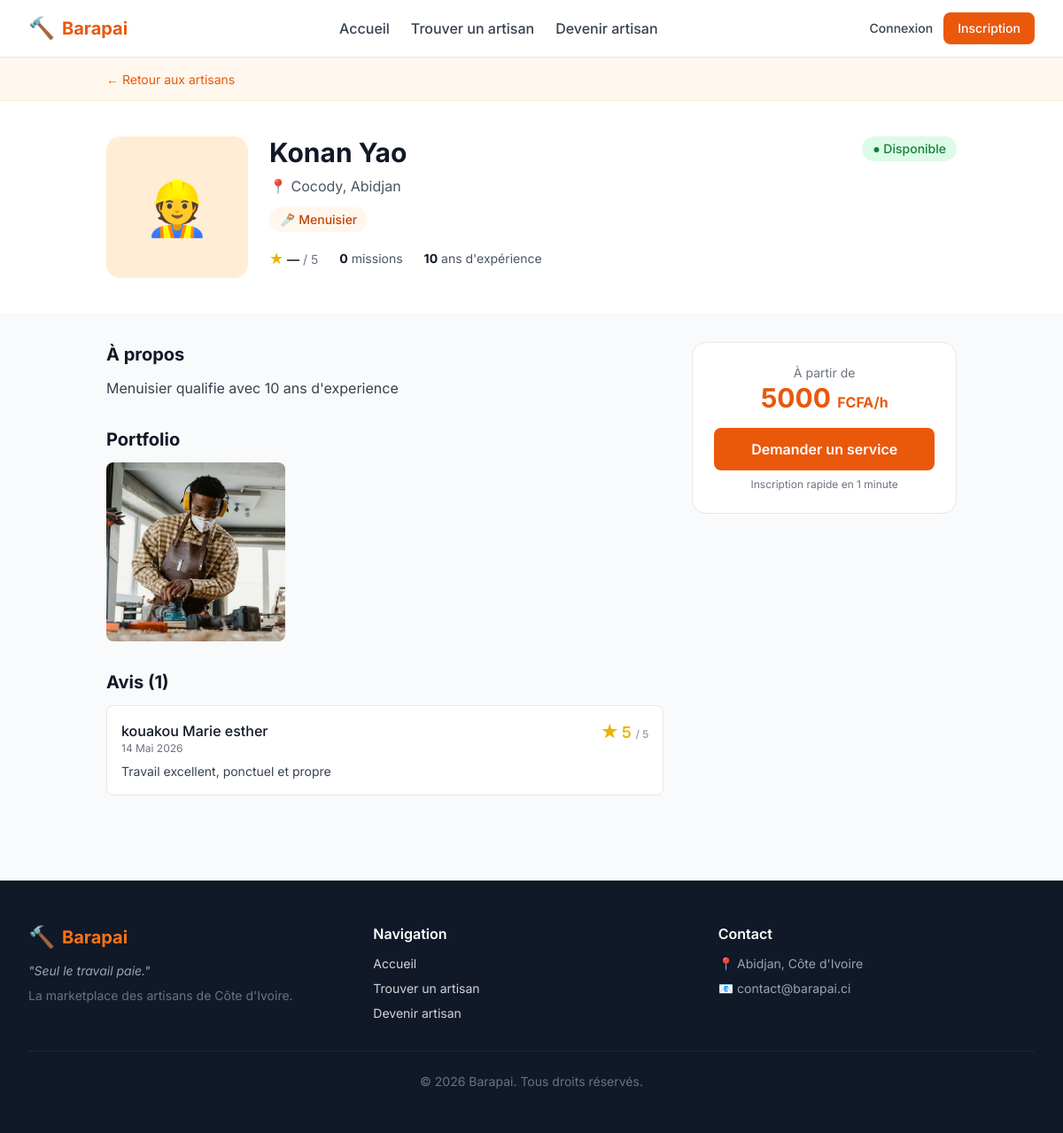
Before: /artisans/1/ with the older database file.
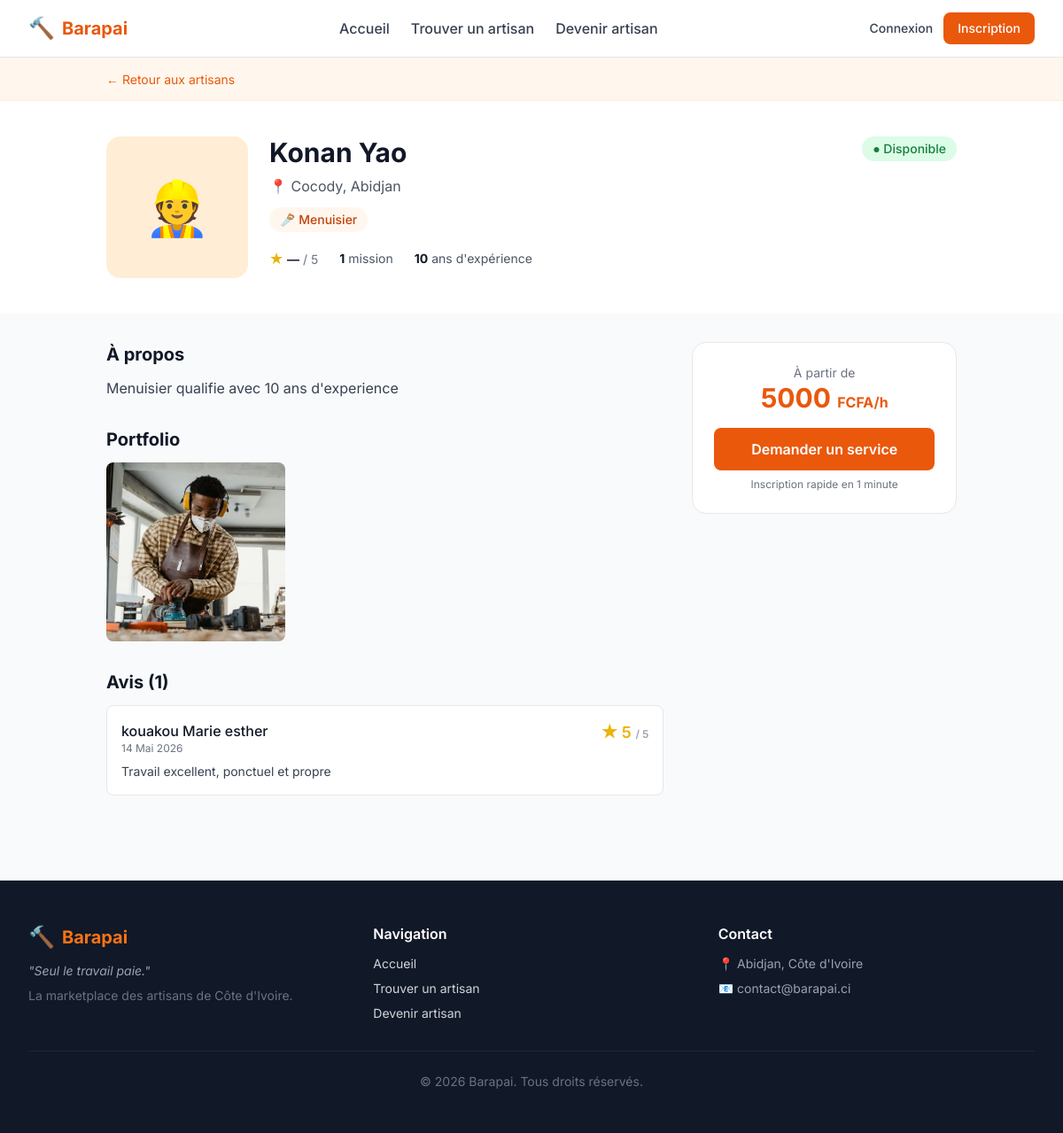
After: the same page with the newer database file.
### apps/accounts/models.py (models this page shows, shortened)
class ArtisanProfile(models.Model):
    user = models.OneToOneField(
        User,
        on_delete=models.CASCADE,
        related_name='artisan_profile',
        limit_choices_to={'role': User.Role.ARTISAN},
        verbose_name=_('Utilisateur'),
    )
    bio = models.TextField(_('Biographie / description'), blank=True)
    years_experience = models.PositiveSmallIntegerField(
        _("Annees d'experience"), default=0
    )
    hourly_rate = models.PositiveIntegerField(
        _('Tarif horaire (FCFA)'), null=True, blank=True
    )
    is_available = models.BooleanField(_('Disponible'), default=True)
    categories = models.ManyToManyField(
        'catalog.Category',
        related_name='artisans',
        blank=True,
        verbose_name=_('Categories de metiers'),
    )
    profile_picture = models.ImageField(
        _('Photo de profil'),
        upload_to='profile_pictures/',
        blank=True,
        null=True,
    )
    city = models.CharField(_('Ville'), max_length=100, default='Abidjan')
    neighborhood = models.CharField(_('Quartier'), max_length=100, blank=True)
    latitude = models.FloatField(_('Latitude'), null=True, blank=True)
    longitude = models.FloatField(_('Longitude'), null=True, blank=True)
    average_rating = models.DecimalField(
        _('Note moyenne'),
        max_digits=3, decimal_places=2,
        default=0,
    )
    total_jobs = models.PositiveIntegerField(_('Missions terminees'), default=0)
    is_verified_by_admin = models.BooleanField(
        _('Verifie par admin'), default=False
    )
    created_at = models.DateTimeField(auto_now_add=True)
    updated_at = models.DateTimeField(auto_now=True)
    class Meta:
        verbose_name = _('Profil artisan')
        verbose_name_plural = _('Profils artisans')
        ordering = ['-created_at']

class User(AbstractUser):
    class Role(models.TextChoices):
        CLIENT = 'CLIENT', _('Client')
        ARTISAN = 'ARTISAN', _('Artisan')
    username = None
    email = models.EmailField(_('Adresse email'), unique=True)
    phone = models.CharField(_('Telephone'), max_length=20, blank=True)
    full_name = models.CharField(_('Nom complet'), max_length=150)
    role = models.CharField(
        _('Role'),
        max_length=10,
        choices=Role.choices,
        default=Role.CLIENT,
    )
    is_phone_verified = models.BooleanField(_('Telephone verifie'), default=False)
    USERNAME_FIELD = 'email'  # email sert d'identifiant
    REQUIRED_FIELDS = ['full_name']  # demande lors de createsuperuser
    objects = UserManager()
    class Meta:
        verbose_name = _('Utilisateur')
        verbose_name_plural = _('Utilisateurs')

### apps/catalog/views.py (the view)
# urls.py: path('<int:pk>/', views.artisan_detail, name='artisan_detail'),
def artisan_detail(request, pk):
    artisan = get_object_or_404(
        ArtisanProfile.objects
        .select_related('user')
        .prefetch_related('categories', 'portfolio_images'),
        pk=pk,
    )
    recent_reviews = (
        Review.objects
        .filter(service_request__artisan=artisan)
        .select_related('service_request__client')
        .order_by('-created_at')[:5]
    )
    return render(request, 'catalog/artisan_detail.html', {
        'artisan': artisan,
        'recent_reviews': recent_reviews,
    })

### templates/catalog/artisan_detail.html (shortened to what the changed rows need)
{% extends 'base.html' %}
{% block content %}
<section class="bg-white">
    <div class="max-w-5xl mx-auto px-4 sm:px-6 lg:px-8 py-10">
        <div class="flex flex-col md:flex-row gap-6 items-start">
            <div class="flex-1">
                <div class="flex flex-wrap items-start justify-between gap-3 mb-2">
                    <h1 class="text-3xl font-bold text-gray-900">{{ artisan.user.full_name }}</h1>
                    {% if artisan.is_available %}
                        <span class="bg-green-100 text-green-700 text-sm px-3 py-1 rounded-full font-medium">
                            ● Disponible
                        </span>
                    {% else %}
                        <span class="bg-gray-100 text-gray-500 text-sm px-3 py-1 rounded-full">
                            Occupé
                        </span>
                    {% endif %}
                </div>
                <p class="text-gray-600 mb-3">
                    📍 {% if artisan.neighborhood %}{{ artisan.neighborhood }}, {% endif %}{{ artisan.city }}
                </p>
                <div class="flex flex-wrap gap-2 mb-4">
                    {% for cat in artisan.categories.all %}
                        <span class="text-sm bg-orange-50 text-orange-700 px-3 py-1 rounded-full font-medium">
                        </span>
                    {% endfor %}
                </div>
                <div class="flex flex-wrap items-center gap-x-6 gap-y-2 text-sm">
                    <div>
                        <span class="text-yellow-500 text-lg">★</span>
                        <span class="font-semibold">{{ artisan.average_rating|default:"—" }}</span>
                        <span class="text-gray-500">/ 5</span>
                    </div>
                    <div class="text-gray-600">
                        <strong class="text-gray-900">{{ artisan.total_jobs }}</strong> mission{{ artisan.total_jobs|pluralize }}
                    </div>
                    <div class="text-gray-600">
                        <strong class="text-gray-900">{{ artisan.years_experience }}</strong> an{{ artisan.years_experience|pluralize }} d'expérience
                    </div>
                </div>
            </div>
        </div>
    </div>
</section>
<section class="max-w-5xl mx-auto px-4 sm:px-6 lg:px-8 py-8">
    <div class="grid md:grid-cols-3 gap-8">
        <div class="md:col-span-2 space-y-8">
            {% if artisan.bio %}
            <div>
                <h2 class="text-xl font-bold text-gray-900 mb-3">À propos</h2>
                <p class="text-gray-700 whitespace-pre-line">{{ artisan.bio }}</p>
            </div>
            {% endif %}
            {% if artisan.portfolio_images.all %}
            <div>
                <h2 class="text-xl font-bold text-gray-900 mb-3">Portfolio</h2>
            </div>
            {% endif %}
            <div>
                <h2 class="text-xl font-bold text-gray-900 mb-3">
                    Avis ({{ recent_reviews|length }})
                </h2>
            </div>
        </div>
        <div>
            <div class="bg-white border border-gray-200 rounded-2xl p-6 sticky top-20">
                {% if artisan.hourly_rate %}
                <div class="text-center mb-4">
                    <p class="text-sm text-gray-500">À partir de</p>
                    <p class="text-3xl font-bold text-orange-600">
                        {{ artisan.hourly_rate }} <span class="text-base">FCFA/h</span>
                    </p>
                </div>
                {% else %}
                <div class="text-center mb-4">
                    <p class="text-sm text-gray-500">Tarif</p>
                    <p class="text-lg font-semibold text-gray-700">Sur devis</p>
                </div>
                {% endif %}
            </div>
        </div>
    </div>
</section>
{% endblock %}

Changed rows visible on the page:
changed ArtisanProfile "Cocody": total_jobs "0" → "1"
